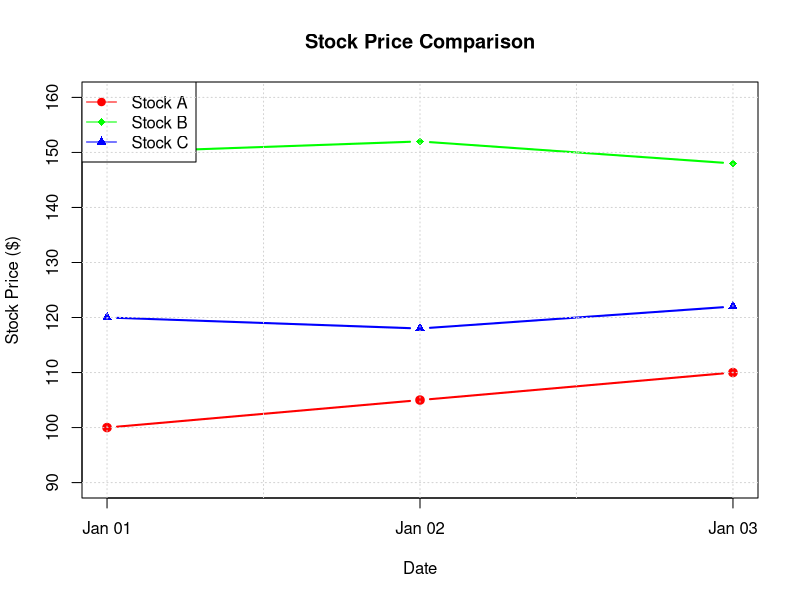
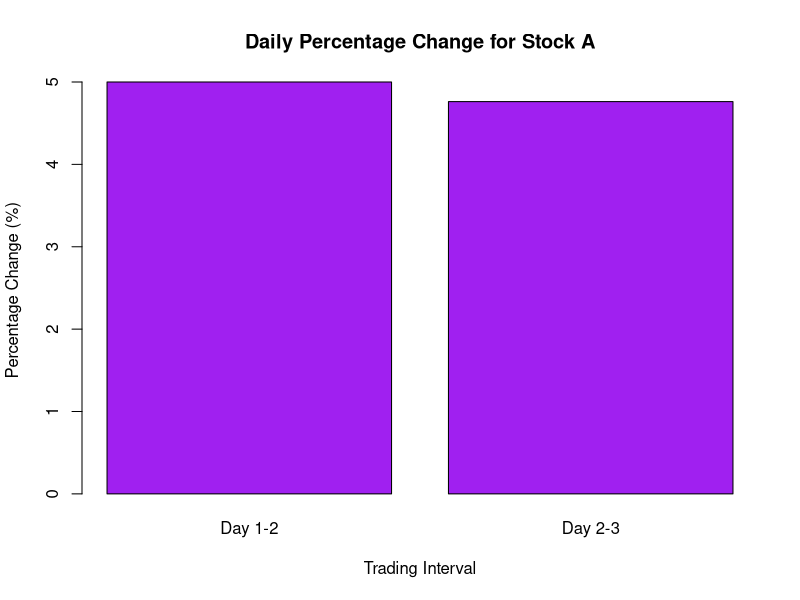
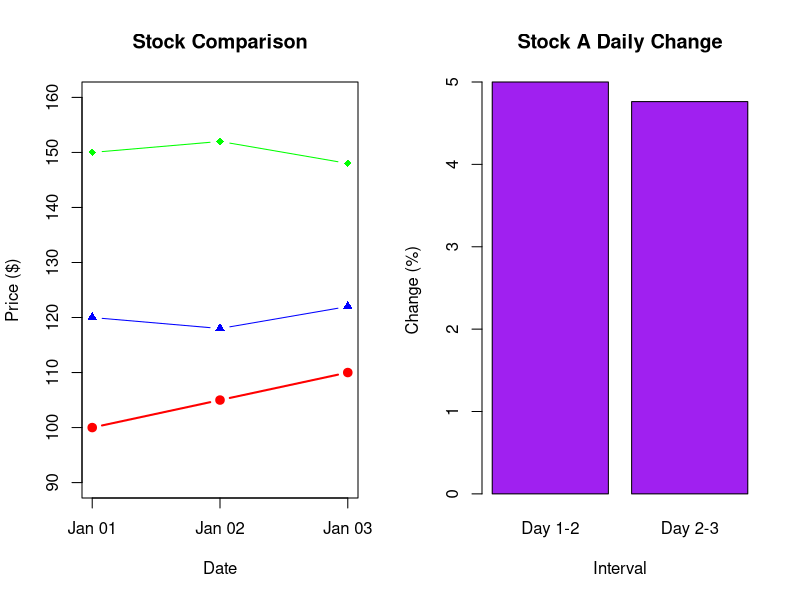

These figures' R source, in order:
# Experiment 13: Stock Analysis
# Course: Data Handling and Visualization

# Dataset
df13 <- data.frame(
  Date = as.Date(c("2023-01-01", "2023-01-02", "2023-01-03")),
  StockA = c(100, 105, 110),
  StockB = c(150, 152, 148),
  StockC = c(120, 118, 122)
)

cat("--- Experiment 13: Stock Analysis ---\n")
print(df13)

# Q1: Create a line chart to visualize the stock prices of three companies.
png("outputs/exp13_q1_line_chart.png", width=800, height=600)
plot(df13$Date, df13$StockA, type="b", col="red", ylim=c(90, 160), pch=19, lwd=2,
     xlab="Date", ylab="Stock Price ($)", main="Stock Price Comparison")
lines(df13$Date, df13$StockB, type="b", col="green", pch=18, lwd=2)
lines(df13$Date, df13$StockC, type="b", col="blue", pch=17, lwd=2)
legend("topleft", legend=c("Stock A", "Stock B", "Stock C"), col=c("red", "green", "blue"), lty=1, pch=c(19,18,17))
grid()
dev.off()

# Q2: Generate a bar chart showing the daily percentage change in stock prices for Stock A.
change_A <- c(0, (105-100)/100, (110-105)/105) * 100
png("outputs/exp13_q2_bar_chart.png", width=800, height=600)
barplot(change_A[2:3], names.arg=c("Day 1-2", "Day 2-3"), col="purple",
        xlab="Trading Interval", ylab="Percentage Change (%)", main="Daily Percentage Change for Stock A")
dev.off()

# Q3: Build a table to display the stock price data for each company.
# (Printed to console above)

# Q4: Develop a Tableau dashboard simulation.
png("outputs/exp13_q4_dashboard_simulation.png", width=1200, height=600)
par(mfrow=c(1,2))
plot(df13$Date, df13$StockA, type="b", col="red", ylim=c(90, 160), pch=19, lwd=2,
     xlab="Date", ylab="Price ($)", main="Stock Comparison")
lines(df13$Date, df13$StockB, type="b", col="green", pch=18)
lines(df13$Date, df13$StockC, type="b", col="blue", pch=17)
barplot(change_A[2:3], names.arg=c("Day 1-2", "Day 2-3"), col="purple",
        xlab="Interval", ylab="Change (%)", main="Stock A Daily Change")
dev.off()
cat("Experiment 13 successfully completed. Plots saved to outputs/.\n\n")
